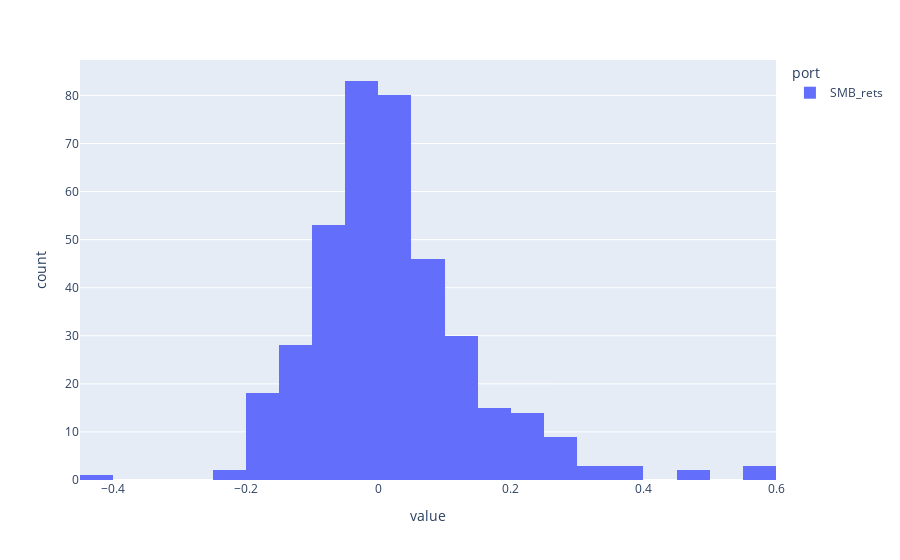

The code cell stored with this chart in its notebook:
### Code cell
px.histogram(port_df[['SMB_rets']]).show()

### Figure 1 — Plotly figure (JSON) as saved in the notebook; plotly's stock layout.template omitted (floating-point values rounded to 4 significant figures; data arrays with more than 128 entries replaced by an {"elided": "..."} marker saying what was removed)
{"data": [{"alignmentgroup": "True", "bingroup": "x", "hovertemplate": "port=SMB_rets<br>value=%{x}<br>count=%{y}<extra></extra>", "legendgroup": "SMB_rets", "marker": {"color": "#636efa", "pattern": {"shape": ""}}, "name": "SMB_rets", "offsetgroup": "SMB_rets", "orientation": "v", "showlegend": true, "type": "histogram", "x": {"elided": "391 float values"}, "xaxis": "x", "yaxis": "y"}], "layout": {"barmode": "relative", "legend": {"title": {"text": "port"}, "tracegroupgap": 0}, "margin": {"t": 60}, "xaxis": {"anchor": "y", "domain": [0, 1], "title": {"text": "value"}}, "yaxis": {"anchor": "x", "domain": [0, 1], "title": {"text": "count"}}}}
